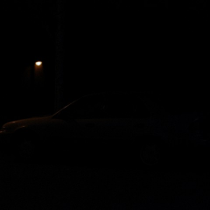
#> input picture experiment7/pic4.png, 210 x 210 px
$ jupyter execute code.ipynb
#> lines starting #> are read from the running program, lines starting #| are printed output that depends on the picture
[cell 1]
import cv2
import numpy as np
import matplotlib.pyplot as plt

# Read image directly in grayscale
src_image = cv2.imread('pic4.png', cv2.IMREAD_GRAYSCALE)
#> src_image: shape (210, 210); min 0, max 250, mean 0.5

# Check if image is loaded
if src_image is None:
    print('Image not found')
    exit()

# -------------------------
# 1. Image Negation
# -------------------------
negative_image = 255 - src_image
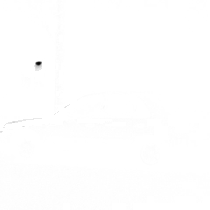
#> negative_image: shape (210, 210); min 5, max 255, mean 254.5

# -------------------------
# 2. Thresholding
# -------------------------
thresholded_image = cv2.threshold(src_image, 1, 255, cv2.THRESH_BINARY)

# -------------------------
# 3. Gamma Correction
# -------------------------
gamma = 8.0

# Normalize image to range [0,1]
normalized_image = src_image / 255.0

# Apply gamma correction

gamma_corrected_image = np.power(normalized_image, 1/gamma)
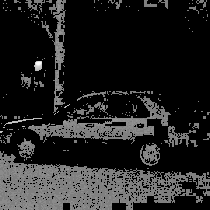
#> gamma_corrected_image: shape (210, 210) float64; min 0, max 0.998, mean 0.135

# Convert back to range [0,255]
gamma_corrected_image = np.uint8(gamma_corrected_image * 255)

# -------------------------
# Display Images
# -------------------------
plt.figure(figsize=(15,5))

plt.subplot(1,4,1)
plt.imshow(src_image, cmap='gray')
plt.title('Original')
plt.axis("off")

plt.subplot(1,4,2)
plt.imshow(negative_image, cmap="gray")
plt.title("Negative")
plt.axis("off")

plt.subplot(1,4,3)
plt.imshow(thresholded_image[1], cmap="gray")
plt.title("Threshold")
plt.axis("off")

plt.subplot(1,4,4)
plt.imshow(gamma_corrected_image, cmap="gray")
plt.title("Gamma")
plt.axis("off")

plt.show()
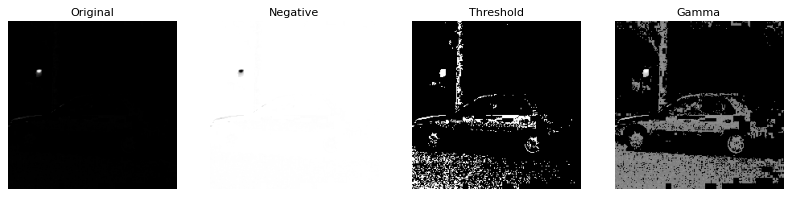
#> figure drawn by matplotlib, 4 panels
